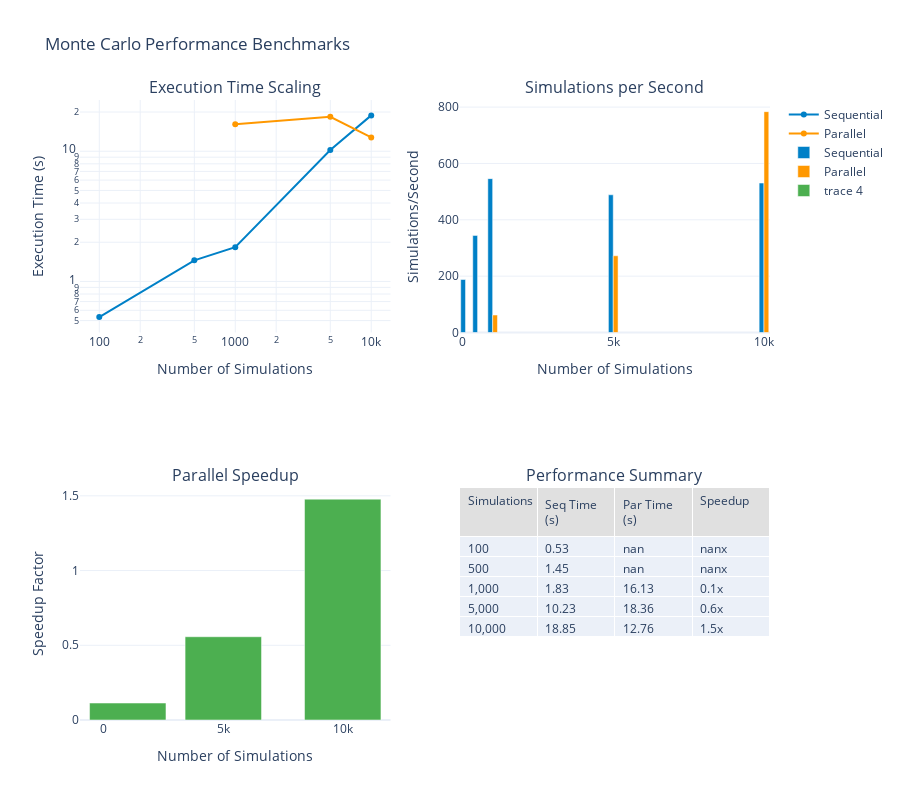

The code cell stored with this chart in its notebook:
### Markdown cell above
## 2. Performance Benchmarking

### Code cell
def benchmark_performance():
    """Benchmark Monte Carlo engine performance."""
    
    simulation_sizes = [100, 500, 1000, 5000, 10000]
    results = []
    
    for n_sims in simulation_sizes:
        # Sequential run
        engine_seq = setup_simulation_engine(n_simulations=n_sims, parallel=False)
        
        print(f"\nRunning {n_sims:,} simulations (sequential)...")
        start_time = time.time()
        results_seq = engine_seq.run()
        seq_time = time.time() - start_time
        
        # Parallel run (if n_sims >= 1000)
        if n_sims >= 1000:
            engine_par = setup_simulation_engine(n_simulations=n_sims, parallel=True)
            
            print(f"Running {n_sims:,} simulations (parallel)...")
            start_time = time.time()
            results_par = engine_par.run()
            par_time = time.time() - start_time
            
            speedup = seq_time / par_time if par_time > 0 else 1.0
        else:
            par_time = None
            speedup = None
        
        results.append({
            'n_simulations': n_sims,
            'sequential_time': seq_time,
            'parallel_time': par_time,
            'speedup': speedup,
            'sims_per_second_seq': n_sims / seq_time if seq_time > 0 else 0,
            'sims_per_second_par': n_sims / par_time if par_time else None
        })
    
    perf_df = pd.DataFrame(results)
    
    # Create performance visualization
    fig = make_subplots(
        rows=2, cols=2,
        subplot_titles=(
            'Execution Time Scaling',
            'Simulations per Second',
            'Parallel Speedup',
            'Performance Summary'
        ),
        specs=[
            [{'type': 'scatter'}, {'type': 'bar'}],
            [{'type': 'bar'}, {'type': 'table'}]
        ]
    )
    
    # Execution time scaling
    fig.add_trace(
        go.Scatter(
            x=perf_df['n_simulations'],
            y=perf_df['sequential_time'],
            mode='lines+markers',
            name='Sequential',
            line=dict(color=WSJ_COLORS['blue'], width=2)
        ),
        row=1, col=1
    )
    
    if perf_df['parallel_time'].notna().any():
        fig.add_trace(
            go.Scatter(
                x=perf_df[perf_df['parallel_time'].notna()]['n_simulations'],
                y=perf_df[perf_df['parallel_time'].notna()]['parallel_time'],
                mode='lines+markers',
                name='Parallel',
                line=dict(color=WSJ_COLORS['orange'], width=2)
            ),
            row=1, col=1
        )
    
    # Simulations per second
    fig.add_trace(
        go.Bar(
            x=perf_df['n_simulations'],
            y=perf_df['sims_per_second_seq'],
            name='Sequential',
            marker_color=WSJ_COLORS['blue']
        ),
        row=1, col=2
    )
    
    if perf_df['sims_per_second_par'].notna().any():
        fig.add_trace(
            go.Bar(
                x=perf_df[perf_df['sims_per_second_par'].notna()]['n_simulations'],
                y=perf_df[perf_df['sims_per_second_par'].notna()]['sims_per_second_par'],
                name='Parallel',
                marker_color=WSJ_COLORS['orange']
            ),
            row=1, col=2
        )
    
    # Parallel speedup
    if perf_df['speedup'].notna().any():
        fig.add_trace(
            go.Bar(
                x=perf_df[perf_df['speedup'].notna()]['n_simulations'],
                y=perf_df[perf_df['speedup'].notna()]['speedup'],
                marker_color=WSJ_COLORS['green']
            ),
            row=2, col=1
        )
    
    # Performance summary table
    fig.add_trace(
        go.Table(
            header=dict(
                values=['Simulations', 'Seq Time (s)', 'Par Time (s)', 'Speedup'],
                fill_color=WSJ_COLORS['light_gray'],
                align='left'
            ),
            cells=dict(
                values=[
                    [f'{x:,}' for x in perf_df['n_simulations']],
                    [f'{x:.2f}' for x in perf_df['sequential_time']],
                    [f'{x:.2f}' if x else '-' for x in perf_df['parallel_time']],
                    [f'{x:.1f}x' if x else '-' for x in perf_df['speedup']]
                ],
                align='left'
            )
        ),
        row=2, col=2
    )
    
    # Update layout
    fig.update_layout(
        height=800,
        showlegend=True,
        title_text="Monte Carlo Performance Benchmarks",
        template='plotly_white',
        barmode='group'
    )
    
    fig.update_xaxes(title_text="Number of Simulations", row=1, col=1, type='log')
    fig.update_xaxes(title_text="Number of Simulations", row=1, col=2)
    fig.update_xaxes(title_text="Number of Simulations", row=2, col=1)
    
    fig.update_yaxes(title_text="Execution Time (s)", row=1, col=1, type='log')
    fig.update_yaxes(title_text="Simulations/Second", row=1, col=2)
    fig.update_yaxes(title_text="Speedup Factor", row=2, col=1)
    
    fig.show()
    
    print("\nPerformance Summary:")
    print("="*70)
    print(perf_df.to_string(index=False))
    
    # Check if we meet performance targets
    if 10000 in perf_df['n_simulations'].values:
        idx_10k = perf_df[perf_df['n_simulations'] == 10000].index[0]
        time_10k = perf_df.loc[idx_10k, 'parallel_time'] or perf_df.loc[idx_10k, 'sequential_time']
        
        print(f"\n10K simulations completed in {time_10k:.2f}s")
        if time_10k < 10:
            print("âœ“ Performance target met: < 10s for 10K simulations")
        else:
            print("âœ— Performance target not met (target: < 10s)")

# Run benchmarks
benchmark_performance()

### Figure 1 — Plotly figure (JSON) as saved in the notebook; plotly's stock layout.template omitted (floating-point values rounded to 4 significant figures)
{"data": [{"line": {"color": "#0080C7", "width": 2}, "mode": "lines+markers", "name": "Sequential", "type": "scatter", "x": [100, 500, 1000, 5000, 10000], "xaxis": "x", "y": [0.5317, 1.451, 1.831, 10.23, 18.85], "yaxis": "y"}, {"line": {"color": "#FF9800", "width": 2}, "mode": "lines+markers", "name": "Parallel", "type": "scatter", "x": [1000, 5000, 10000], "xaxis": "x", "y": [16.13, 18.36, 12.76], "yaxis": "y"}, {"marker": {"color": "#0080C7"}, "name": "Sequential", "type": "bar", "x": [100, 500, 1000, 5000, 10000], "xaxis": "x2", "y": [188.1, 344.6, 546.1, 488.8, 530.4], "yaxis": "y2"}, {"marker": {"color": "#FF9800"}, "name": "Parallel", "type": "bar", "x": [1000, 5000, 10000], "xaxis": "x2", "y": [61.98, 272.3, 784.0], "yaxis": "y2"}, {"marker": {"color": "#4CAF50"}, "type": "bar", "x": [1000, 5000, 10000], "xaxis": "x3", "y": [0.1135, 0.5571, 1.478], "yaxis": "y3"}, {"cells": {"align": "left", "values": [["100", "500", "1,000", "5,000", "10,000"], ["0.53", "1.45", "1.83", "10.23", "18.85"], ["nan", "nan", "16.13", "18.36", "12.76"], ["nanx", "nanx", "0.1x", "0.6x", "1.5x"]]}, "domain": {"x": [0.55, 1.0], "y": [0.0, 0.375]}, "header": {"align": "left", "fill": {"color": "#E0E0E0"}, "values": ["Simulations", "Seq Time (s)", "Par Time (s)", "Speedup"]}, "type": "table"}], "layout": {"annotations": [{"font": {"size": 16}, "showarrow": false, "text": "Execution Time Scaling", "x": 0.225, "xanchor": "center", "xref": "paper", "y": 1.0, "yanchor": "bottom", "yref": "paper"}, {"font": {"size": 16}, "showarrow": false, "text": "Simulations per Second", "x": 0.775, "xanchor": "center", "xref": "paper", "y": 1.0, "yanchor": "bottom", "yref": "paper"}, {"font": {"size": 16}, "showarrow": false, "text": "Parallel Speedup", "x": 0.225, "xanchor": "center", "xref": "paper", "y": 0.375, "yanchor": "bottom", "yref": "paper"}, {"font": {"size": 16}, "showarrow": false, "text": "Performance Summary", "x": 0.775, "xanchor": "center", "xref": "paper", "y": 0.375, "yanchor": "bottom", "yref": "paper"}], "barmode": "group", "height": 800, "showlegend": true, "title": {"text": "Monte Carlo Performance Benchmarks"}, "xaxis": {"anchor": "y", "domain": [0.0, 0.45], "title": {"text": "Number of Simulations"}, "type": "log"}, "xaxis2": {"anchor": "y2", "domain": [0.55, 1.0], "title": {"text": "Number of Simulations"}}, "xaxis3": {"anchor": "y3", "domain": [0.0, 0.45], "title": {"text": "Number of Simulations"}}, "yaxis": {"anchor": "x", "domain": [0.625, 1.0], "title": {"text": "Execution Time (s)"}, "type": "log"}, "yaxis2": {"anchor": "x2", "domain": [0.625, 1.0], "title": {"text": "Simulations/Second"}}, "yaxis3": {"anchor": "x3", "domain": [0.0, 0.375], "title": {"text": "Speedup Factor"}}}}
